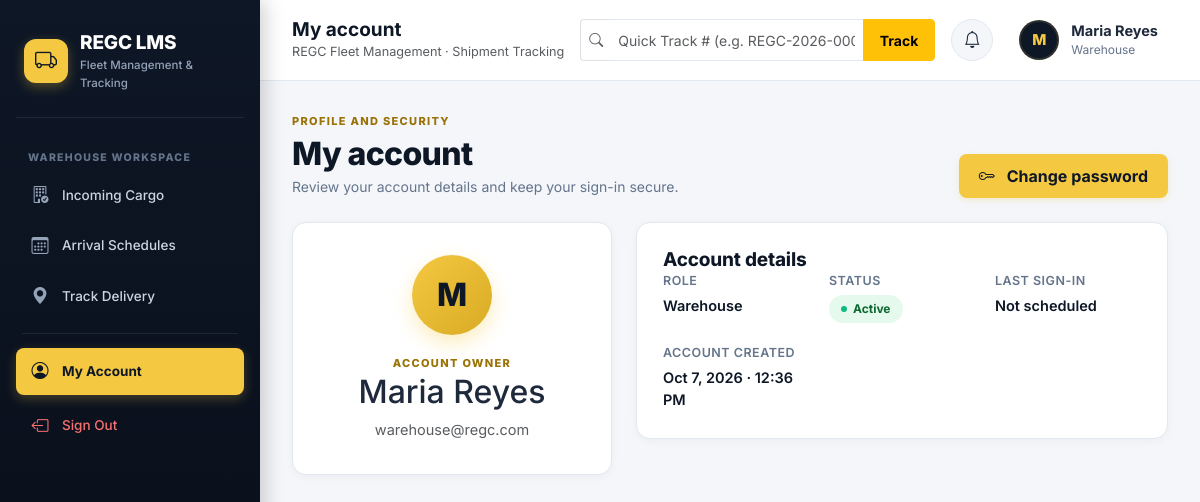
/index.php?route=account (signed in), run on the app's committed database.
### tables this page shows
CREATE TABLE IF NOT EXISTS users (
    id           BIGINT UNSIGNED AUTO_INCREMENT PRIMARY KEY,
    full_name    VARCHAR(150)  NOT NULL,
    email        VARCHAR(190)  NOT NULL UNIQUE,
    password     VARCHAR(255)  NOT NULL,
    role         ENUM('administrator','driver','warehouse') NOT NULL DEFAULT 'warehouse',
    status       ENUM('active','inactive') NOT NULL DEFAULT 'active',
    last_login_at DATETIME NULL,
    created_at   TIMESTAMP DEFAULT CURRENT_TIMESTAMP,
    updated_at   TIMESTAMP DEFAULT CURRENT_TIMESTAMP ON UPDATE CURRENT_TIMESTAMP,
    INDEX idx_users_role   (role),
    INDEX idx_users_status (status)
);

### app/controllers/AuthController.php (called while the page is built, shortened)
<?php
require_once __DIR__ . '/../models/User.php';
class AuthController
{
    public function account(): void
    {
        $user = User::findById((int) authUser()['id']);
        require __DIR__ . '/../views/auth/account.php';
    }
}

### includes/security.php (called while the page is built, shortened)
<?php
function e(?string $value): string
{
    return htmlspecialchars(
        $value ?? '',
        ENT_QUOTES,
        'UTF-8'
    );
}
function formatDate(?string $value, bool $withTime = true): string
{
    if (!$value) {
        return 'Not scheduled';
    }
    try {
        $date = new DateTimeImmutable($value);
        return $date->format($withTime ? 'M j, Y · g:i A' : 'M j, Y');
    } catch (Exception) {
        return $value;
    }
}

### includes/auth.php (called while the page is built, shortened)
<?php
function authUser(): ?array
{
    return $_SESSION['user'] ?? null;
}

### config/database.php (called while the page is built)
<?php
function db(): PDO
{
    static $pdo = null;
    if ($pdo instanceof PDO) {
        return $pdo;
    }
    $host     = env('DB_HOST',     '127.0.0.1');
    $port     = env('DB_PORT',     '3306');
    $database = env('DB_DATABASE', 'regc_lms');
    $username = env('DB_USERNAME', 'root');
    $password = env('DB_PASSWORD', '');
    $dsn = "mysql:host={$host};port={$port};dbname={$database};charset=utf8mb4";
    try {
        $pdo = new PDO(
            $dsn,
            $username,
            $password,
            [
                PDO::ATTR_ERRMODE => PDO::ERRMODE_EXCEPTION,
                PDO::ATTR_DEFAULT_FETCH_MODE => PDO::FETCH_ASSOC,
                PDO::ATTR_EMULATE_PREPARES => false
            ]
        );
        return $pdo;
    } catch (PDOException $e) {
        if (defined('APP_ENV') && APP_ENV === 'development') {
            exit('Database connection failed: ' . htmlspecialchars($e->getMessage()));
        }
        http_response_code(500);
        exit(
            '<h1>Database Connection Error</h1>
             <p>Please contact the system administrator.</p>'
        );
    }
}

### app/models/User.php (called while the page is built, shortened)
<?php
class User
{
    public static function findById(int $id): ?array
    {
        $stmt = db()->prepare(
            'SELECT id, full_name, email, password, role, status, last_login_at, created_at, updated_at
             FROM users
             WHERE id = ?
             LIMIT 1'
        );
        $stmt->execute([$id]);
        return $stmt->fetch() ?: null;
    }
}

### app/views/auth/account.php (the view)
<?php $title = 'My account'; require __DIR__ . '/../partials/header.php'; ?>
<div class="page-heading mb-4">
    <div><span class="eyebrow">Profile and security</span><h1>My account</h1><p>Review your account details and keep your sign-in secure.</p></div>
    <a class="btn btn-regc" href="index.php?route=account-password" data-modal-link><i class="bi bi-key me-1" aria-hidden="true"></i> Change password</a>
</div>
<div class="account-grid">
    <section class="workspace-card account-card">
        <div class="account-avatar"><?= e(strtoupper(substr($user['full_name'], 0, 1))); ?></div>
        <div><span class="eyebrow">Account owner</span><h2><?= e($user['full_name']); ?></h2><p class="mb-0 text-muted"><?= e($user['email']); ?></p></div>
    </section>
    <section class="workspace-card">
        <h2 class="section-title">Account details</h2>
        <dl class="detail-grid account-details">
            <div><dt>Role</dt><dd><?= e(ucfirst($user['role'])); ?></dd></div>
            <div><dt>Status</dt><dd><span class="status-badge status-<?= e($user['status']); ?>"><?= e(ucfirst($user['status'])); ?></span></dd></div>
            <div><dt>Last sign-in</dt><dd><?= e(formatDate($user['last_login_at'])); ?></dd></div>
            <div><dt>Account created</dt><dd><?= e(formatDate($user['created_at'])); ?></dd></div>
        </dl>
    </section>
</div>
<?php require __DIR__ . '/../partials/footer.php'; ?>

### app/views/partials/header.php (shortened to what this page needs)
<!DOCTYPE html>
<html lang="en">
<head>
    <link href="https://cdn.jsdelivr.net/npm/bootstrap@5.3.8/dist/css/bootstrap.min.css" rel="stylesheet">
    <link href="https://cdn.jsdelivr.net/npm/bootstrap-icons@1.13.1/font/bootstrap-icons.min.css" rel="stylesheet">
    <link href="public/css/app.css" rel="stylesheet">
</head>
<body>
<div class="app-layout">
<?php require __DIR__ . '/sidebar.php'; ?>
<main class="main-content">
    <header class="topbar">
        <div class="topbar-left">
            <div>
                <h4 class="mb-0 fw-bold" style="font-size: 19px; color: var(--navy);"><?= e($title ?? 'REGC LMS'); ?></h4>
                <small class="text-muted d-none d-sm-block">REGC Fleet Management &middot; Shipment Tracking</small>
            </div>
        </div>
        <div class="topbar-search d-none d-lg-block mx-3 flex-grow-1" style="max-width: 380px;">
            <form action="index.php" method="GET" class="m-0">
                <div class="input-group input-group-sm">
                    <span class="input-group-text bg-white border-end-0 text-muted"><i class="bi bi-search"></i></span>
                    <input type="text" name="number" class="form-control border-start-0" placeholder="Quick Track # (e.g. REGC-2026-000001)..." required>
                    <button class="btn btn-warning btn-sm fw-bold px-3" type="submit">Track</button>
                </div>
            </form>
        </div>
        <div class="topbar-right">
            <a href="index.php?route=notifications" class="notif-bell-btn" title="Notifications">
                <i class="bi bi-bell"></i>
            </a>
            <a href="index.php?route=account" class="user-profile" title="View Account Profile">
                <div class="avatar"><?= e(strtoupper(substr(authUser()['name'] ?? 'U', 0, 1))); ?></div>
                <div class="d-none d-md-block text-start">
                    <strong class="d-block text-truncate" style="max-width: 140px;"><?= e(authUser()['name'] ?? 'User'); ?></strong>
                    <small><?= e(ucfirst(authUser()['role'] ?? 'staff')); ?></small>
                </div>
            </a>
        </div>
    </header>
    <section class="dashboard-area">

### data on the page
users: full_name "M", full_name "Maria Reyes", role "Warehouse", email "warehouse@regc.com", status "Active", last_login_at "Not scheduled", created_at "Oct 7, 2026 · 12:36 PM"

### other printed values
$title "My account"
